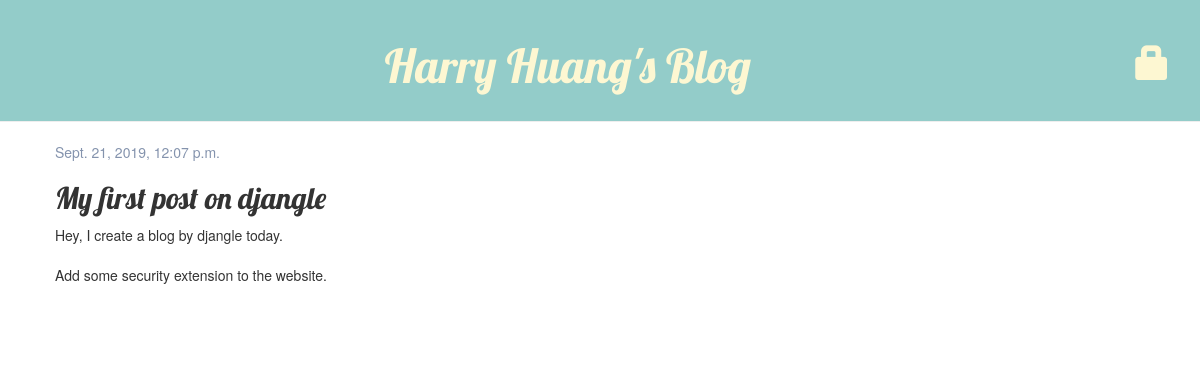
The app's page /post/1/ with its own data.
### blog/models.py (models this page shows, shortened)
class Post(models.Model):
    author = models.ForeignKey(settings.AUTH_USER_MODEL, on_delete=models.CASCADE)
    title = models.CharField(max_length=200)
    text = models.TextField()
    created_date = models.DateTimeField(default=timezone.now)
    published_date = models.DateTimeField(blank=True, null=True)

### blog/views.py (the view)
# urls.py: path('post/<int:pk>/', views.post_detail, name='post_detail'),
def post_detail(request, pk):
    post = get_object_or_404(Post, pk=pk)
    return render(request, 'blog/post_detail.html', {'post': post})

### blog/templates/blog/post_detail.html (shortened to what this page needs)
{% extends 'blog/base.html' %}
{% block content %}
    <div class="post">
        {% if post.published_date %}
			<div class="date">
				{{ post.published_date }}
			</div>
		{% else %}
			<a class="btn btn-default" href="{% url 'post_publish' pk=post.pk %}">Publish</a>
		{% endif %}
		<h2>{{ post.title }}</h2>
        <p>{{ post.text|linebreaksbr }}</p>
    </div>
{% endblock %}

### blog/static/css/blog.css (style rules this page uses)
h1, h2, h3, h4 { font-family: 'Lobster', cursive; }
.post { margin-bottom: 70px; }
.date { color: #8493AD ; }

### records on screen
Post: published_date "Sept. 21, 2019, 12:07 p.m.", title "My first post on djangle", text "Hey, I create a blog by djangle today. Add some security extension to the website."
